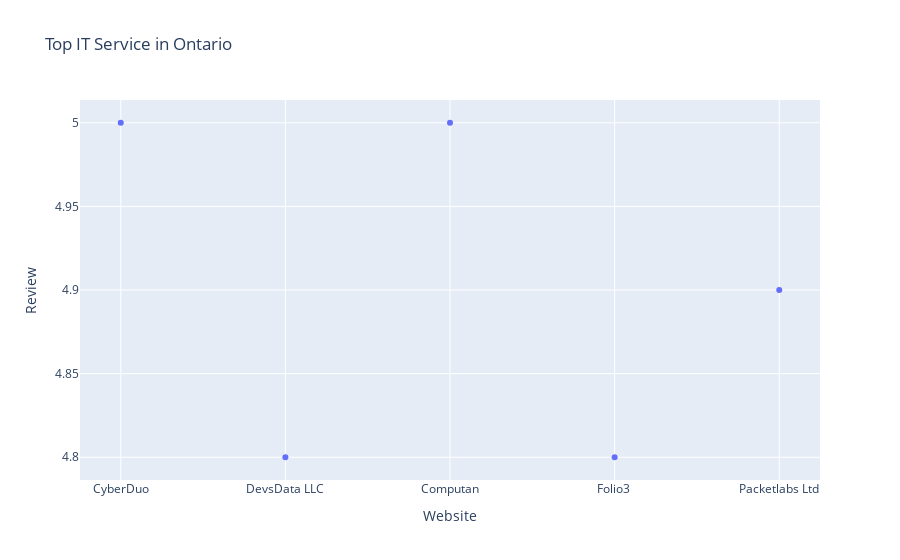

Notebook source saved alongside this figure:
### Code cell
import pandas as pd
df = pd.read_csv('topontarioservices.csv')
import plotly.express as px
fig = px.scatter(df, x="Website", y="Review", title='Top IT Service in Ontario')
fig.show()

### Figure 1 — Plotly figure (JSON) as saved in the notebook; plotly's stock layout.template omitted (floating-point values rounded to 4 significant figures)
{"data": [{"hovertemplate": "Website=%{x}<br>Review=%{y}<extra></extra>", "legendgroup": "", "marker": {"color": "#636efa", "symbol": "circle"}, "mode": "markers", "name": "", "orientation": "v", "showlegend": false, "type": "scatter", "x": ["CyberDuo", "DevsData LLC", "Computan", "Folio3 ", "Packetlabs Ltd"], "xaxis": "x", "y": [5, 4.8, 5, 4.8, 4.9], "yaxis": "y"}], "layout": {"legend": {"tracegroupgap": 0}, "title": {"text": "Top IT Service in Ontario"}, "xaxis": {"anchor": "y", "domain": [0, 1], "title": {"text": "Website"}}, "yaxis": {"anchor": "x", "domain": [0, 1], "title": {"text": "Review"}}}}
